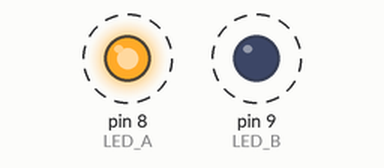
This sketch was run on a simulated Arduino Uno, built with avr-gcc and run on an emulated ATmega328P. Parts: output pins drawn as LEDs (lit = HIGH). Dashed ring = blinking.

Above: at 0.2 s.
Timing chart, 0 to 3.0 s (numbered marks = the images above):
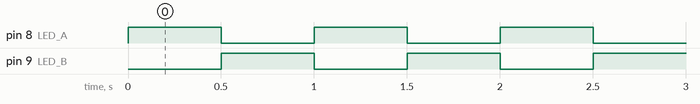

The sketch:

Projeto_003_Dois_LEDs_Alternados.ino
```cpp
// Projeto 003 - Dois LEDs Alternados
// Arduino Uno | Arduino Neon Lab

const byte LED_A=8, LED_B=9;
void setup(){ pinMode(LED_A,OUTPUT); pinMode(LED_B,OUTPUT); }
void loop(){
  digitalWrite(LED_A,HIGH); digitalWrite(LED_B,LOW); delay(500);
  digitalWrite(LED_A,LOW); digitalWrite(LED_B,HIGH); delay(500);
}
```

Measured:
- by itself, pin 8 (LED_A), pin 9 (LED_B): alternates HIGH for 0.50 s and LOW for 0.50 s
